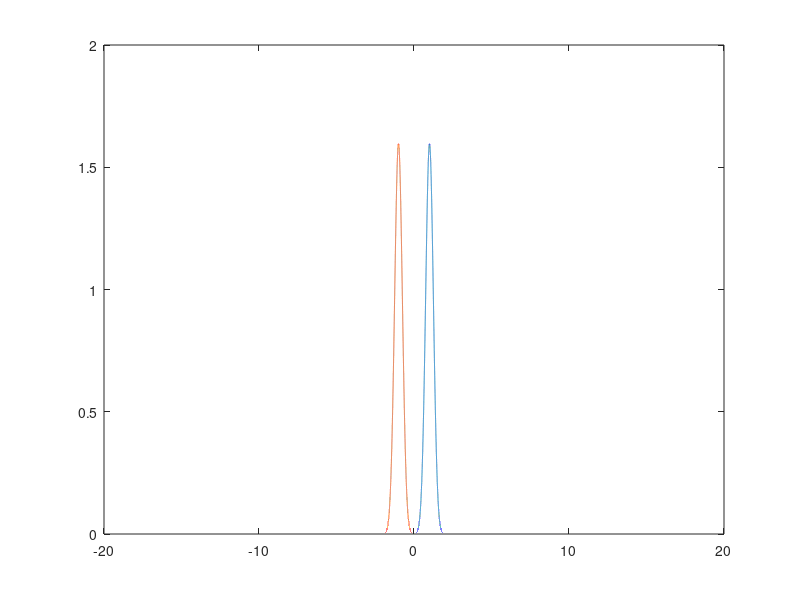
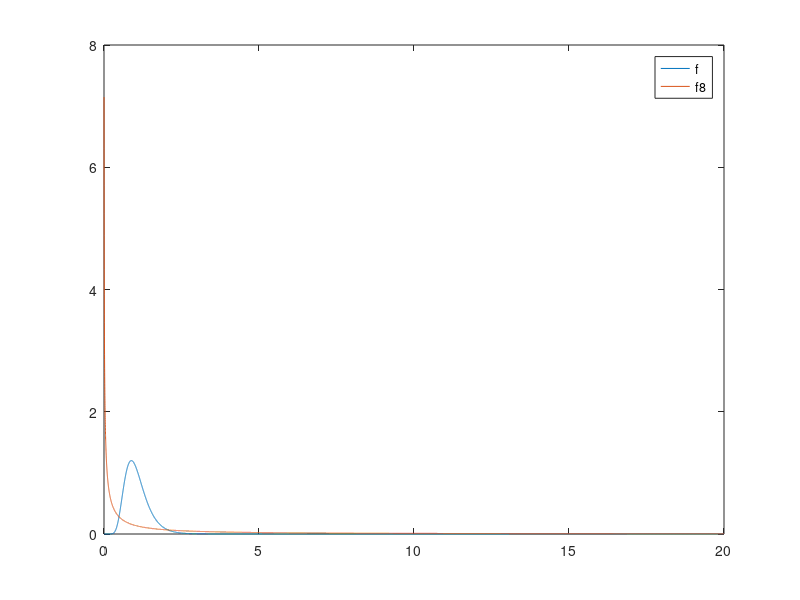

These charts were generated, in order, by the following MATLAB code:
clc; clear; close all;

%% Question 4
x = -20:0.0001:20;
f1 = 1./(sqrt(2.*pi).*1/4).*exp(-(x-1).^2./(2.*1/16));
fneg1 = 1./(sqrt(2.*pi).*1/4).*exp(-(x+1).^2./(2.*1/16));

T = 1/2 * 1/16 * log(3);
index = round(20/0.0001 + T/.0001)

trapz(f1(1:index))
trapz(fneg1(index:end))

figure
plot(x,f1);
hold on
plot(x,fneg1)


%% Question 7
figure
y = 0.001:0.001:20;
sigma = 1/8
f = 1./y.*(1/(sqrt(2*pi)*sqrt(sigma)).*exp(-(log(y).^2)./(2*sigma)));
plot(y,f)
hold on
sigma = 8;
f8 = (1./y).*(1/(sqrt(2*pi)*sqrt(sigma)).*exp(-(log(y).^2)./(2*sigma)));

% exponent = (1/(sqrt(2*pi)*8));%.*exp(-(log(y).^2)./(2*64));
% plot(y,exponent)
plot(y,f8)

legend('f','f8')

% x = -3:0.001:3;
% fx = 1./(sqrt(2.*pi).*1/8).*exp(-(x-0).^2/(2.*1/64));
% plot(x,fx)


% figure
% y = 0.001:0.001:5;
% F = trapz(f);
% F8 = trapz(f8);
% plot(y,F)
% hold on
% plot(y,F8)
